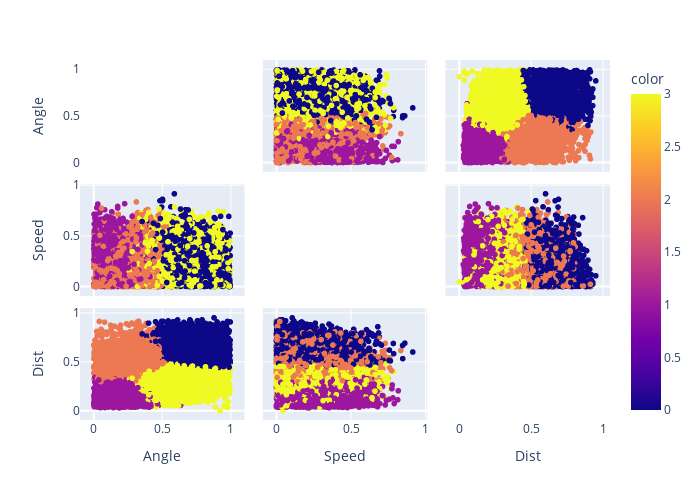

Notebook cell for this chart:
### Code cell
inds = sorted(np.random.choice(np.arange(0,X.shape[0]),5000))
fig = px.scatter_matrix(
    dimensions=X[inds,:].T,
    color=hmm_states[inds],
    labels=labels
)
fig.update_traces(diagonal_visible=False)
                  
fig.update_layout(width=700,
                  height=500,
                  )
fig.show()

### Figure 1 — Plotly figure (JSON) as saved in the notebook; plotly's stock layout.template omitted (floating-point values rounded to 4 significant figures; data arrays with more than 128 entries replaced by an {"elided": "..."} marker saying what was removed)
{"data": [{"diagonal": {"visible": false}, "dimensions": [{"axis": {"matches": true}, "label": "Angle", "values": {"elided": "5000 float values"}}, {"axis": {"matches": true}, "label": "Speed", "values": {"elided": "5000 float values"}}, {"axis": {"matches": true}, "label": "Dist", "values": {"elided": "5000 float values"}}], "hovertemplate": "%{xaxis.title.text}=%{x}<br>%{yaxis.title.text}=%{y}<br>color=%{marker.color}<extra></extra>", "legendgroup": "", "marker": {"color": {"elided": "5000 int values"}, "coloraxis": "coloraxis", "symbol": "circle"}, "name": "", "showlegend": false, "type": "splom"}], "layout": {"coloraxis": {"colorbar": {"title": {"text": "color"}}, "colorscale": [[0, "#0d0887"], [0.1111, "#46039f"], [0.2222, "#7201a8"], [0.3333, "#9c179e"], [0.4444, "#bd3786"], [0.5556, "#d8576b"], [0.6667, "#ed7953"], [0.7778, "#fb9f3a"], [0.8889, "#fdca26"], [1, "#f0f921"]]}, "dragmode": "select", "height": 500, "legend": {"tracegroupgap": 0}, "margin": {"t": 60}, "width": 700, "xaxis": {"autorange": true, "range": [-0.1, 1.1], "type": "linear"}, "xaxis2": {"autorange": true, "range": [-0.09199, 1.01], "type": "linear"}, "xaxis3": {"autorange": true, "range": [-0.09557, 1.048], "type": "linear"}, "yaxis": {"autorange": true, "range": [-0.1, 1.1], "type": "linear"}, "yaxis2": {"autorange": true, "range": [-0.09199, 1.01], "type": "linear"}, "yaxis3": {"autorange": true, "range": [-0.09557, 1.048], "type": "linear"}}}
